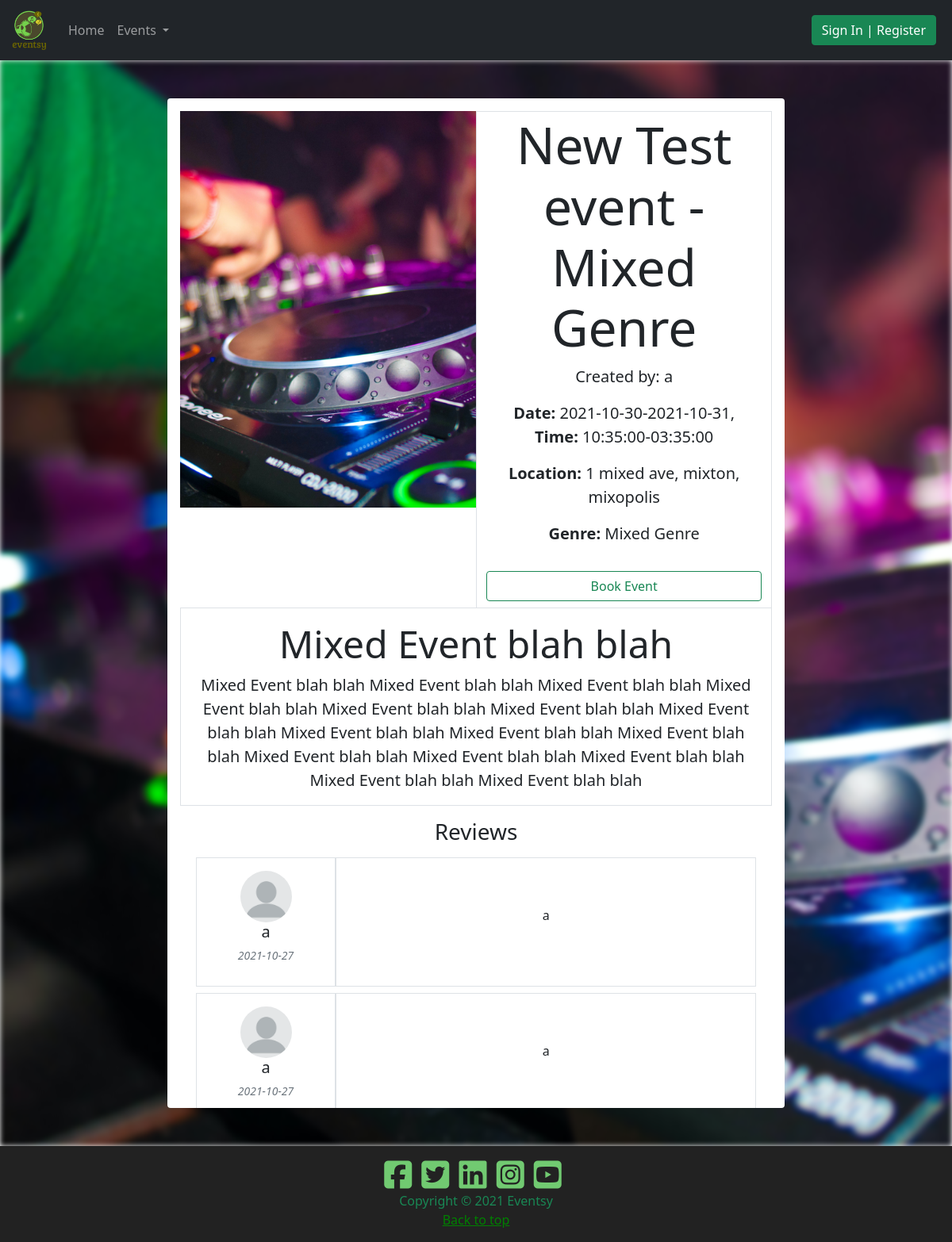
The page /events/1 on the database its author committed.
### Website/models.py (models this page shows, shortened)
class Event(db.Model):
    __tablename__ = 'events'
    id = db.Column(db.Integer, primary_key=True)
    title = db.Column(db.String(80), nullable=False)
    startdate = db.Column(db.Date, nullable=False)
    enddate = db.Column(db.Date, nullable=False)
    status = db.Column(db.String(30), nullable=False)
    starttime = db.Column(db.Time, nullable=False)
    endtime = db.Column(db.Time, nullable=False)
    address = db.Column(db.String, nullable=False)
    city = db.Column(db.String(80))
    suburb = db.Column(db.String(80))
    maxguests = db.Column(db.Integer, nullable=False)
    image = db.Column(db.String(400))
    type = db.Column(db.String(80))
    description = db.Column(db.String(200))
    description_header = db.Column(db.String(100))
    artist = db.Column(db.String(80), nullable=False)
    comments = db.relationship('Comment', backref='events')
    user = db.Column(db.Integer, db.ForeignKey('users.id'))
    name = db.relationship('User', backref='events')

class Comment(db.Model):
    __tablename__ = 'comments'
    id = db.Column(db.Integer, primary_key=True)
    text = db.Column(db.String(400))
    created_at = db.Column(db.Date, default=datetime.now())
    user = db.Column(db.Integer, db.ForeignKey('users.name'))
    event_id = db.Column(db.Integer, db.ForeignKey('events.id'))

### Website/event.py (the view)
@bp.route('/<id>', methods=["GET", "POST"])
def show(id):
    cform = CommentForm()
    bform = BookEvent()
    event = Event.query.filter_by(id=id).first()
    event_user = User.query.filter_by(id=event.user).first()
    event_owner = event_user.name
    return render_template('event/show.html', event=event, form=cform, bform=bform, event_owner=event_owner)

### Website/templates/event/show.html (shortened to what this page needs)
{% extends "base.html" %}
{% import "bootstrap/wtf.html" as wtf %}
{% block content %}
<div id="parent_div">
    <div class="d-flex justify-content-center mx-3 noscroll">
        <div class="bg-white col-10 col-xl-8 rounded-2 p-3 my-5" style="overflow-y: scroll;">
            <div class="container mx-auto">
                <div class="events_row row d-flex justify-content-center border-bottom">
                    <div class="col-12 col-lg-6 mx-0 px-0">
                        <img class="event_img" src="../{{event.image}}">
                    </div>
                    <div
                        class="col-lg-6 d-flex flex-column justify-content-center text-center bg-white border-start border-end border-top">
                        <div class="row pt-1">
                            <div class="col-12">
                                <h3 class="display-3">{{event.title}}</h3>
                                <p class="lead"><b>Created by:</b> {{event_owner}}</p>
                            </div>
                        </div>
                        <blockquote class="blockquote">
                            <div class="col-12">
                                <p><b>Date: </b>{{event.startdate}}-{{event.enddate}},<br><b>Time:</b>
                                    {{event.starttime}}-{{event.endtime}}</p>
                            </div>
                            <div class="col-12">
                                <p><b>Location: </b>{{event.address}}, {{event.suburb}}, {{event.city}}</p>
                            </div>
                            <div class="col-12">
                                <p><b>Genre: </b>{{event.type}}</p>
                            </div>
                        </blockquote>
                        <div class="d-grid col-12">
                            <button class="btn btn-outline-success mb-2" type="button" data-bs-toggle="modal"
                                data-bs-target="#bookmodal">Book Event</button>
                        </div>
                    </div>
                </div>
                <div
                    class="row pt-3 d-flex justify-content-center text-center bg-white border-bottom border-end border-start">
                    <div class="col-lg-12 px-3">
                        <div class="row text-center">
                            <div class="col align-self-center">
                                <h6 class="display-5">{{event.description_header}}</h6>
                                <p class="lead">{{event.description}}</p>
                            </div>
                        </div>
                    </div>
                </div>
                    <div class="col text-center mb-3">
                        <h3>Reviews</h3>
                    </div>
                    {% for comment in event.comments %}
                    <div class="comment_loop">
                        <div class="row m-2">
                            <div class="col-xl-3 p-3 ml-2 border text-center">
                                <img src="../../static/images/profile.png" alt="Image not found"
                                    class="rounded-circle prof_pic" />
                                <div class="row mb-1">
                                    <div>
                                        <p class="h5">{{comment.user}}</p>
                                        <h6><small class="form-text text-muted"><i>{{comment.created_at}}
                                                </i></small></h6>
                                    </div>
                                </div>
                            </div>
                            <div class="col-xl-9 border p-1 d-flex flex-column justify-content-center">
                                <p class="text-center mx-2 word-break">{{comment.text}}</p>
                            </div>
                        </div>
                        {% endfor %}
                    </div>
                </div>
            </div>
        </div>
    </div>
</div>
</html>
{% endblock %}

### Website/templates/base.html (shortened to what this page needs)
<!doctype html>
<html lang="en">
<head>
  <link rel="stylesheet" type="text/css" href="../../static/custom.css">
  <link href="https://cdn.jsdelivr.net/npm/bootstrap@5.1.1/dist/css/bootstrap.min.css" rel="stylesheet"
>
</head>
<header>
  <nav class="navbar navbar-expand-lg navbar-dark bg-dark">
    <div class="container-fluid">
      <a class="navbar-brand" href="{{url_for('main.index')}}">
        <img class="logo" src="../../static/images/logo4.jpg">
      </a>
      <div class="collapse navbar-collapse" id="navbarSupportedContent">
        <ul class="navbar-nav me-auto mb-2 mb-lg-0">
          <li class="nav-item">
            <a class="nav-link" aria-current="page" href="{{url_for('main.index')}}">Home</a>
          </li>
          <li class="nav-item dropdown">
            <a class="nav-link dropdown-toggle" href="#" id="navbarDropdown" role="button" data-bs-toggle="dropdown"
              aria-expanded="false">
              Events
            </a>
          </li>
        </ul>
        {% if current_user.is_authenticated %}
        <div class="d-grid gap-2 d-md-flex justify-content-md-end">
          <button class="btn btn-success me-md-2" onclick="window.location.href='/logout'" type="button">Logout</button>
        </div>
        {% else %}
        <div class="d-grid gap-2 d-md-flex justify-content-md-end">
          <button class="btn btn-success me-md-2" onclick="window.location.href='/login'" type="button">Sign In |
            Register</button>
        </div>
        {% endif %}
      </div>
    </div>
  </nav>
</header>
<main>
  <body>
    {% block content %}
    {% endblock %}
  </body>
<footer>
  <div class="d-flex flex-column text-center">
    <div class="col footicons align-content-center mt-3">
      <a class="me-2" href="https://www.facebook.com/" target="_blank"><i class="fab fa-facebook-square"></i></a>
      <a class="me-2" href="https://twitter.com/joerogan" target="_blank"><i class="fab fa-twitter-square"></i></a>
      <a class="me-2" href="https://www.linkedin.com/feed/" target="_blank"><i class="fab fa-linkedin"></i></a>
      <a class="me-2" href="https://www.instagram.com" target="_blank"><i class="fab fa-instagram-square"></i></a>
      <a class="me-2" href="https://www.youtube.com" target="_blank"><i class="fab fa-youtube-square"></i></a>
    </div>
    <div class="col">
      <p class="text-success mb-0">Copyright © 2021 Eventsy</p>
      <p><a href="#" style="color: green;">Back to top</a></p>
    </div>
  </div>
</footer>
</html>

### Website/static/custom.css (style rules this page uses)
.logo { height: 50px; width: 50px; }
.events_row { border-top-left-radius: 15px; }
.event_img { width: 100%; height: 100%; object-fit: cover; object-position: top; max-height: 500px; max-width: 500px; }
.prof_pic { width:65px; }
.comment_loop { max-height: 300px; }
footer { background:#222; }
.footicons i { color:rgb(113, 202, 113); font-size: 40px; }
.word-break { word-wrap: break-word; }
#parent_div { position: relative; }

### rows shown on the page
Event: image (picture), title "New Test event - Mixed Genre", startdate "2021-10-30", enddate "2021-10-31", starttime "10:35:00", endtime "03:35:00", address "1 mixed ave", suburb "mixton", city "mixopolis", type "Mixed Genre", description_header "Mixed Event blah blah", description "Mixed Event blah blah Mixed Event blah blah Mixed Event blah blah Mixed Event blah blah Mixed Event blah blah Mixed Event blah blah Mixed Event blah blah Mixed Event blah blah Mixed Event blah blah Mixed Event blah blah Mixed Event blah blah Mixed Event blah blah Mixed Event blah blah Mixed Event blah blah Mixed Event blah blah"
Comment: user "a", created_at "2021-10-27", text "a"
Comment: user "a", created_at "2021-10-27", text "a"

### other values the page prints
{{ event_owner }} "a"
